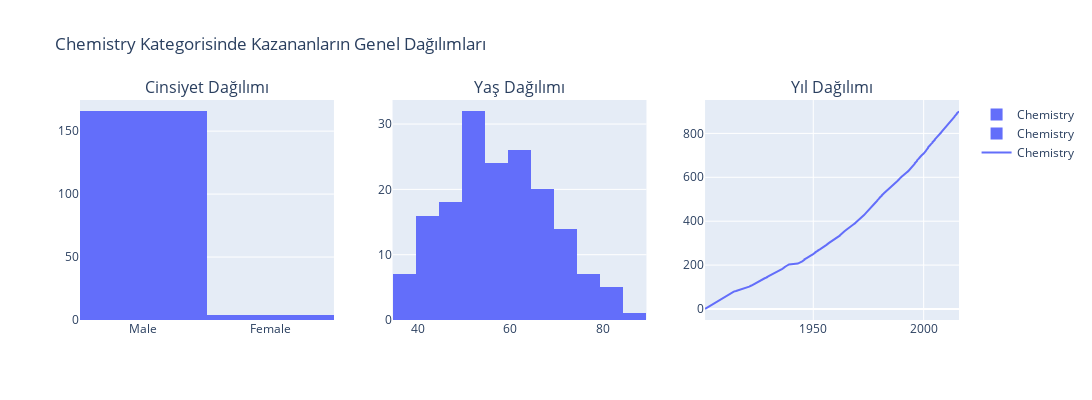

The notebook cell saved with this chart:
### Markdown cell above
### 5. Nobel Ödülü kazananların cinsiyetlerini, yaşlarını, ödül kategorisi ve yılları kullanarak görselleştiriniz.(Her bir ödül kategorisi için ayrı grafik gösteriniz) Çıkan sonuçlara göre görseli yorumlayınız.

### Code cell
import pandas as pd
import plotly.subplots
import plotly.express as px

# Chemistry kategorisinden başlayalım
selected_categories = ['Chemistry']
nobel_selected = nobel[nobel['category'].isin(selected_categories)]

# Cinsiyet Grafiği
fig_sex = px.histogram(nobel_selected, x='sex', color='category', title='Cinsiyet Dağılımı', labels={'sex': 'Cinsiyet', 'category': 'Ödül Kategorisi'})
fig_sex.update_layout(barmode='group')

# Yaş Grafiği
nobel_selected['age_at_award'] = nobel_selected['year'] - pd.to_datetime(nobel_selected['birth_date']).dt.year
fig_age = px.histogram(nobel_selected, x='age_at_award', color='category', title='Yaş Dağılımı', labels={'age_at_award': 'Yaş', 'category': 'Ödül Kategorisi'})
fig_age.update_layout(barmode='stack')

# Yıl Grafiği
fig_year = px.line(nobel_selected, x='year', color='category', title='Yıl Dağılımı', labels={'year': 'Yıl', 'category': 'Ödül Kategorisi'})
fig_year.update_layout(barmode='group')

# Görselleri yan yana sığdıralım
fig = plotly.subplots.make_subplots(rows=1, cols=3, subplot_titles=('Cinsiyet Dağılımı', 'Yaş Dağılımı', 'Yıl Dağılımı'))
fig.add_trace(fig_sex['data'][0], row=1, col=1)
fig.add_trace(fig_age['data'][0], row=1, col=2)
fig.add_trace(fig_year['data'][0], row=1, col=3)

# Layout düzenlemeleri
fig.update_layout(height=400, width=1200, title_text="Chemistry Kategorisinde Kazananların Genel Dağılımları")

# Görseli göster
fig.show()

### Figure 1 — Plotly figure (JSON) as saved in the notebook; plotly's stock layout.template omitted (floating-point values rounded to 4 significant figures; data arrays with more than 128 entries replaced by an {"elided": "..."} marker saying what was removed)
{"data": [{"alignmentgroup": "True", "bingroup": "x", "hovertemplate": "Ödül Kategorisi=Chemistry<br>Cinsiyet=%{x}<br>count=%{y}<extra></extra>", "legendgroup": "Chemistry", "marker": {"color": "#636efa", "pattern": {"shape": ""}}, "name": "Chemistry", "offsetgroup": "Chemistry", "orientation": "v", "showlegend": true, "type": "histogram", "x": {"elided": "170 str values"}, "xaxis": "x", "yaxis": "y"}, {"alignmentgroup": "True", "bingroup": "x", "hovertemplate": "Ödül Kategorisi=Chemistry<br>Yaş=%{x}<br>count=%{y}<extra></extra>", "legendgroup": "Chemistry", "marker": {"color": "#636efa", "pattern": {"shape": ""}}, "name": "Chemistry", "offsetgroup": "Chemistry", "orientation": "v", "showlegend": true, "type": "histogram", "x": {"elided": "170 int values"}, "xaxis": "x2", "yaxis": "y2"}, {"hovertemplate": "Ödül Kategorisi=Chemistry<br>Yıl=%{x}<br>index=%{y}<extra></extra>", "legendgroup": "Chemistry", "line": {"color": "#636efa", "dash": "solid"}, "marker": {"symbol": "circle"}, "mode": "lines", "name": "Chemistry", "orientation": "h", "showlegend": true, "type": "scatter", "x": {"elided": "170 int values"}, "xaxis": "x3", "y": {"elided": "170 int values"}, "yaxis": "y3"}], "layout": {"annotations": [{"font": {"size": 16}, "showarrow": false, "text": "Cinsiyet Dağılımı", "x": 0.1444, "xanchor": "center", "xref": "paper", "y": 1, "yanchor": "bottom", "yref": "paper"}, {"font": {"size": 16}, "showarrow": false, "text": "Yaş Dağılımı", "x": 0.5, "xanchor": "center", "xref": "paper", "y": 1, "yanchor": "bottom", "yref": "paper"}, {"font": {"size": 16}, "showarrow": false, "text": "Yıl Dağılımı", "x": 0.8556, "xanchor": "center", "xref": "paper", "y": 1, "yanchor": "bottom", "yref": "paper"}], "height": 400, "title": {"text": "Chemistry Kategorisinde Kazananların Genel Dağılımları"}, "width": 1200, "xaxis": {"anchor": "y", "domain": [0, 0.2889]}, "xaxis2": {"anchor": "y2", "domain": [0.3556, 0.6444]}, "xaxis3": {"anchor": "y3", "domain": [0.7111, 1]}, "yaxis": {"anchor": "x", "domain": [0, 1]}, "yaxis2": {"anchor": "x2", "domain": [0, 1]}, "yaxis3": {"anchor": "x3", "domain": [0, 1]}}}
